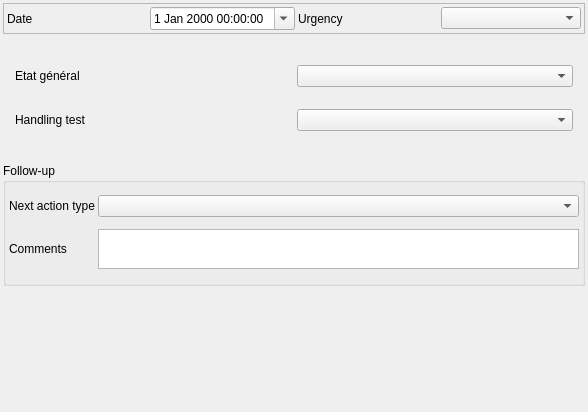
<?xml version="1.0" encoding="UTF-8"?>
<ui version="4.0">
 <class>Form_base3_wds</class>
 <widget class="QWidget" name="Form_base3_wds">
  <property name="geometry">
   <rect>
    <x>0</x>
    <y>0</y>
    <width>588</width>
    <height>412</height>
   </rect>
  </property>
  <property name="windowTitle">
   <string>Form</string>
  </property>
  <layout class="QVBoxLayout" name="verticalLayout">
   <property name="spacing">
    <number>3</number>
   </property>
   <property name="leftMargin">
    <number>3</number>
   </property>
   <property name="topMargin">
    <number>3</number>
   </property>
   <property name="rightMargin">
    <number>3</number>
   </property>
   <property name="bottomMargin">
    <number>3</number>
   </property>
   <item>
    <widget class="QFrame" name="frame">
     <property name="frameShape">
      <enum>QFrame::StyledPanel</enum>
     </property>
     <property name="frameShadow">
      <enum>QFrame::Raised</enum>
     </property>
     <layout class="QGridLayout" name="gridLayout_3">
      <property name="leftMargin">
       <number>3</number>
      </property>
      <property name="topMargin">
       <number>3</number>
      </property>
      <property name="rightMargin">
       <number>3</number>
      </property>
      <property name="bottomMargin">
       <number>3</number>
      </property>
      <property name="spacing">
       <number>3</number>
      </property>
      <item row="0" column="2">
       <widget class="QLabel" name="label_5">
        <property name="text">
         <string>Urgency</string>
        </property>
       </widget>
      </item>
      <item row="0" column="0">
       <widget class="QLabel" name="label">
        <property name="text">
         <string>Date</string>
        </property>
       </widget>
      </item>
      <item row="0" column="1">
       <widget class="QDateTimeEdit" name="datetimeobservation">
        <property name="calendarPopup">
         <bool>true</bool>
        </property>
       </widget>
      </item>
      <item row="0" column="3">
       <widget class="QComboBox" name="gravity"/>
      </item>
     </layout>
    </widget>
   </item>
   <item>
    <widget class="QStackedWidget" name="stackedWidget">
     <property name="currentIndex">
      <number>1</number>
     </property>
     <widget class="QWidget" name="page">
      <layout class="QGridLayout" name="gridLayout" columnstretch="1,5,1">
       <property name="leftMargin">
        <number>3</number>
       </property>
       <property name="topMargin">
        <number>3</number>
       </property>
       <property name="rightMargin">
        <number>3</number>
       </property>
       <property name="bottomMargin">
        <number>3</number>
       </property>
       <property name="spacing">
        <number>3</number>
       </property>
       <item row="5" column="0">
        <widget class="QLabel" name="label_6">
         <property name="text">
          <string>Progression</string>
         </property>
        </widget>
       </item>
       <item row="1" column="0">
        <widget class="QLabel" name="label_2">
         <property name="text">
          <string>Number</string>
         </property>
        </widget>
       </item>
       <item row="1" column="1">
        <widget class="QSpinBox" name="number">
         <property name="minimum">
          <number>-1</number>
         </property>
         <property name="maximum">
          <number>999999</number>
         </property>
        </widget>
       </item>
       <item row="3" column="0">
        <widget class="QLabel" name="label_7">
         <property name="text">
          <string>Comments</string>
         </property>
        </widget>
       </item>
       <item row="1" column="2">
        <widget class="QToolButton" name="toolButton_calc_nb">
         <property name="text">
          <string/>
         </property>
         <property name="icon">
          <iconset>
           <normaloff>:/plugins/Lamia/icons/numpad.png</normaloff>:/plugins/Lamia/icons/numpad.png</iconset>
         </property>
        </widget>
       </item>
       <item row="3" column="1" colspan="2">
        <widget class="QTextEdit" name="comment">
         <property name="sizePolicy">
          <sizepolicy hsizetype="Expanding" vsizetype="Expanding">
           <horstretch>0</horstretch>
           <verstretch>0</verstretch>
          </sizepolicy>
         </property>
         <property name="maximumSize">
          <size>
           <width>16777215</width>
           <height>30</height>
          </size>
         </property>
        </widget>
       </item>
       <item row="5" column="1" colspan="2">
        <widget class="QTextEdit" name="progression">
         <property name="sizePolicy">
          <sizepolicy hsizetype="Expanding" vsizetype="Expanding">
           <horstretch>0</horstretch>
           <verstretch>0</verstretch>
          </sizepolicy>
         </property>
         <property name="maximumSize">
          <size>
           <width>16777215</width>
           <height>30</height>
          </size>
         </property>
        </widget>
       </item>
      </layout>
     </widget>
     <widget class="QWidget" name="page_2">
      <layout class="QVBoxLayout" name="verticalLayout_3">
       <property name="spacing">
        <number>3</number>
       </property>
       <property name="leftMargin">
        <number>3</number>
       </property>
       <property name="topMargin">
        <number>3</number>
       </property>
       <property name="rightMargin">
        <number>3</number>
       </property>
       <property name="bottomMargin">
        <number>3</number>
       </property>
       <item>
        <widget class="QStackedWidget" name="stackedWidget_2">
         <property name="currentIndex">
          <number>2</number>
         </property>
         <widget class="QWidget" name="all">
          <layout class="QGridLayout" name="gridLayout_2">
           <item row="0" column="0">
            <widget class="QLabel" name="label_3">
             <property name="text">
              <string>Etat général</string>
             </property>
            </widget>
           </item>
           <item row="0" column="1">
            <widget class="QComboBox" name="conditionglobal"/>
           </item>
          </layout>
         </widget>
         <widget class="QWidget" name="compteur">
          <layout class="QGridLayout" name="gridLayout_5">
           <item row="0" column="0">
            <widget class="QLabel" name="label_11">
             <property name="text">
              <string>Etat général</string>
             </property>
             <property name="wordWrap">
              <bool>true</bool>
             </property>
            </widget>
           </item>
           <item row="1" column="0">
            <widget class="QLabel" name="label_12">
             <property name="text">
              <string>Index compteur</string>
             </property>
             <property name="wordWrap">
              <bool>true</bool>
             </property>
            </widget>
           </item>
           <item row="1" column="1">
            <widget class="QSpinBox" name="watercountervalue">
             <property name="minimum">
              <number>-1</number>
             </property>
             <property name="maximum">
              <number>999999999</number>
             </property>
            </widget>
           </item>
           <item row="1" column="2">
            <widget class="QToolButton" name="toolButton_indexcompteur">
             <property name="text">
              <string>...</string>
             </property>
            </widget>
           </item>
           <item row="0" column="1" colspan="2">
            <widget class="QComboBox" name="conditionglobal_2"/>
           </item>
          </layout>
         </widget>
         <widget class="QWidget" name="vanne">
          <layout class="QGridLayout" name="gridLayout_7">
           <item row="0" column="0">
            <widget class="QLabel" name="label_13">
             <property name="text">
              <string>Etat général</string>
             </property>
            </widget>
           </item>
           <item row="0" column="1">
            <widget class="QComboBox" name="conditionglobal_3"/>
           </item>
           <item row="1" column="0">
            <widget class="QLabel" name="label_14">
             <property name="text">
              <string>Handling test</string>
             </property>
            </widget>
           </item>
           <item row="1" column="1">
            <widget class="QComboBox" name="handlingtest"/>
           </item>
          </layout>
         </widget>
         <widget class="QWidget" name="page_8"/>
        </widget>
       </item>
      </layout>
     </widget>
     <widget class="QWidget" name="page_3">
      <layout class="QVBoxLayout" name="verticalLayout_2">
       <item>
        <widget class="QStackedWidget" name="stackedWidget_3">
         <property name="currentIndex">
          <number>0</number>
         </property>
         <widget class="QWidget" name="page_6">
          <layout class="QGridLayout" name="gridLayout_6">
           <item row="0" column="0">
            <widget class="QLabel" name="label_9">
             <property name="text">
              <string>Cover condition</string>
             </property>
            </widget>
           </item>
           <item row="0" column="1">
            <widget class="QComboBox" name="conditioncover"/>
           </item>
           <item row="1" column="0">
            <widget class="QLabel" name="label_10">
             <property name="text">
              <string>Manhole condition</string>
             </property>
            </widget>
           </item>
           <item row="1" column="1">
            <widget class="QComboBox" name="conditionmanhole"/>
           </item>
          </layout>
         </widget>
         <widget class="QWidget" name="page_7"/>
        </widget>
       </item>
      </layout>
     </widget>
    </widget>
   </item>
   <item>
    <widget class="QGroupBox" name="groupBox">
     <property name="title">
      <string>Follow-up</string>
     </property>
     <layout class="QGridLayout" name="gridLayout_4">
      <property name="leftMargin">
       <number>3</number>
      </property>
      <property name="topMargin">
       <number>3</number>
      </property>
      <property name="rightMargin">
       <number>3</number>
      </property>
      <property name="bottomMargin">
       <number>3</number>
      </property>
      <property name="spacing">
       <number>3</number>
      </property>
      <item row="1" column="0">
       <widget class="QLabel" name="label_8">
        <property name="text">
         <string>Comments</string>
        </property>
       </widget>
      </item>
      <item row="0" column="1">
       <widget class="QComboBox" name="nextactiontype"/>
      </item>
      <item row="1" column="1">
       <widget class="QTextEdit" name="nextactioncomment">
        <property name="sizePolicy">
         <sizepolicy hsizetype="Expanding" vsizetype="Expanding">
          <horstretch>0</horstretch>
          <verstretch>0</verstretch>
         </sizepolicy>
        </property>
        <property name="maximumSize">
         <size>
          <width>16777215</width>
          <height>40</height>
         </size>
        </property>
       </widget>
      </item>
      <item row="0" column="0">
       <widget class="QLabel" name="label_4">
        <property name="text">
         <string>Next action type</string>
        </property>
       </widget>
      </item>
     </layout>
    </widget>
   </item>
   <item>
    <spacer name="verticalSpacer">
     <property name="orientation">
      <enum>Qt::Vertical</enum>
     </property>
     <property name="sizeHint" stdset="0">
      <size>
       <width>20</width>
       <height>40</height>
      </size>
     </property>
    </spacer>
   </item>
  </layout>
 </widget>
 <resources/>
 <connections/>
</ui>
